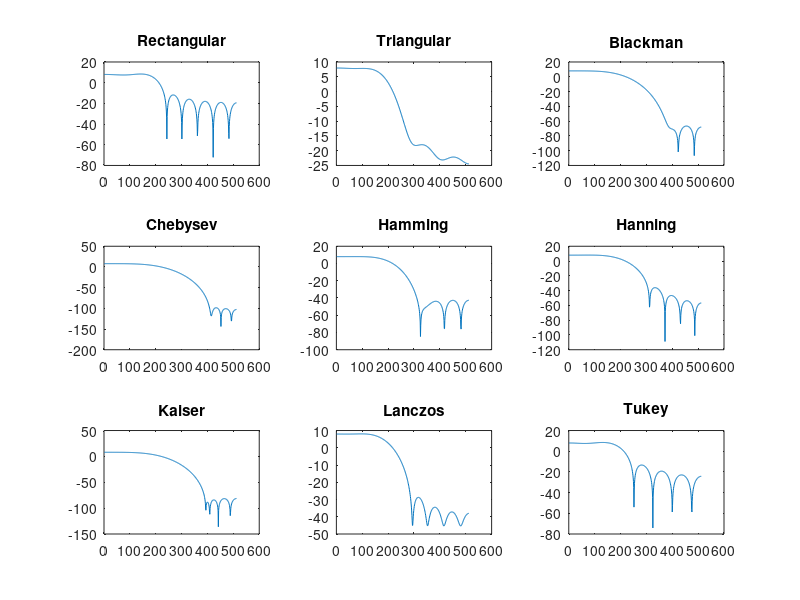
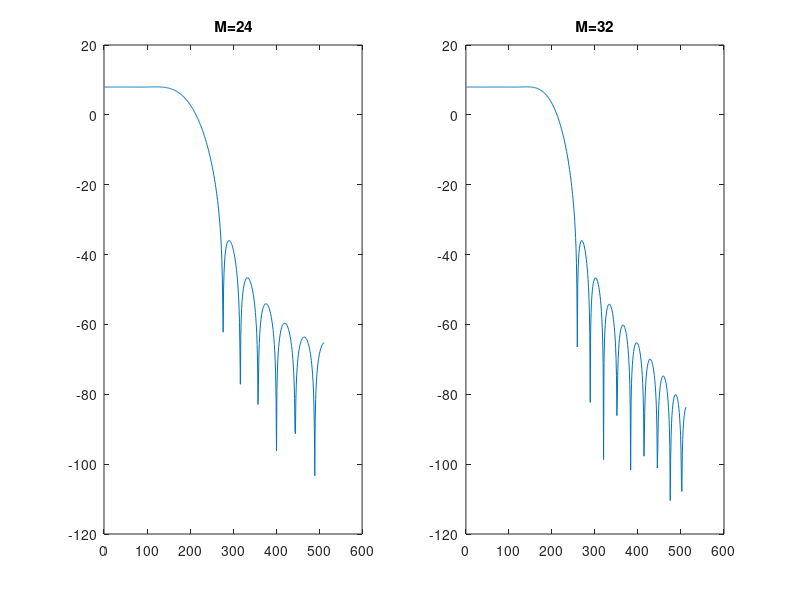

These figures' MATLAB source, in order:

M = 16;
om_c = 0.4;

%% pct a) %Proiectarea unui FTJ folosin metoda ferestrei

figure(1);

% dreptunghiulara
w = boxcar(M+1);
h = fir1(M, om_c, w);
H = freqz(h, om_c);

subplot(3,3,1)
plot(mag2db(abs(H)));
title('Rectangular');

%triunghiulara
w1 = triang(M+1);
h1 = fir1(M, om_c, w1);
H1 = freqz(h1, om_c);
subplot(3,3,2)
plot(mag2db(abs(H1)));
title('Triangular');

%blackman
w2 = blackman(M+1);
h2 = fir1(M, om_c, w2);
H2 = freqz(h2, om_c);
subplot(3,3,3);
plot(mag2db(abs(H2)));
title('Blackman');

%chebwin
r = 90;
w3 = chebwin(M+1, r);
h3 = fir1(M, om_c, w3);
H3 = freqz(h3, om_c);
subplot(3,3,4);
plot(mag2db(abs(H3)));
title('Chebysev');

%hamming
w4 = hamming(M+1);
h4 = fir1(M, om_c, w4);
H4 = freqz(h4, om_c);
subplot(3,3,5);
plot(mag2db(abs(H4)));
title('Hamming');

%hanning
w5 = hanning(M+1);
h5 = fir1(M, om_c, w5);
H5 = freqz(h5, om_c);
subplot(3,3,6);
plot(mag2db(abs(H5)));
title('Hanning');

%kaiser
beta = 9;
w6 = kaiser(M+1, beta);
h6 = fir1(M, om_c, w6);
H6 = freqz(h6, om_c);
subplot(3,3,7);
plot(mag2db(abs(H6)));
title('Kaiser');

%lanczos
M = 16;
L = 1;
w_7 = @(n,L,M)((sin(2*pi*(2*n - M + 1)/(2*(M-1))))/(2*pi*(2*n - M + 1)/(2*(M-1))))^L;
w7 = 0;

for n = 1 : M
    w7 =[w7 ; w_7(n,L,M)];
end

h7 = fir1(M, om_c, w7);
H7 = freqz(h7, om_c);
subplot(3,3,8);
plot(mag2db(abs(H7)));
title('Lanczos');

%tukey
alfa = 33/100;
w8 = tukeywin(M+1, alfa);
h8 = fir1(M, om_c, w8);
H8 = freqz(h8, om_c);
subplot(3,3,9);
plot(mag2db(abs(H8)));
title('Tukey');

%% pct b) Marirea ordinul filtrului

M1 = 24;
M2 = 32;

figure(2);

%hanning
w_hanning = hanning(M1+1);
h_hanning = fir1(M1, om_c, w_hanning);
H_hanning = freqz(h_hanning, om_c);
subplot(1,2,1);
plot(mag2db(abs(H_hanning)));
title('M=24');

w_hanning1 = hanning(M2+1);
h_hanning1 = fir1(M2, om_c, w_hanning1);
H_hanning1 = freqz(h_hanning1, om_c);
subplot(1,2,2);
plot(mag2db(abs(H_hanning1)));
title('M=32');

%se vede mai multe lobi secundari daca marim ordinul filtrului in graficul
%lui de caracteristica de frecventa.